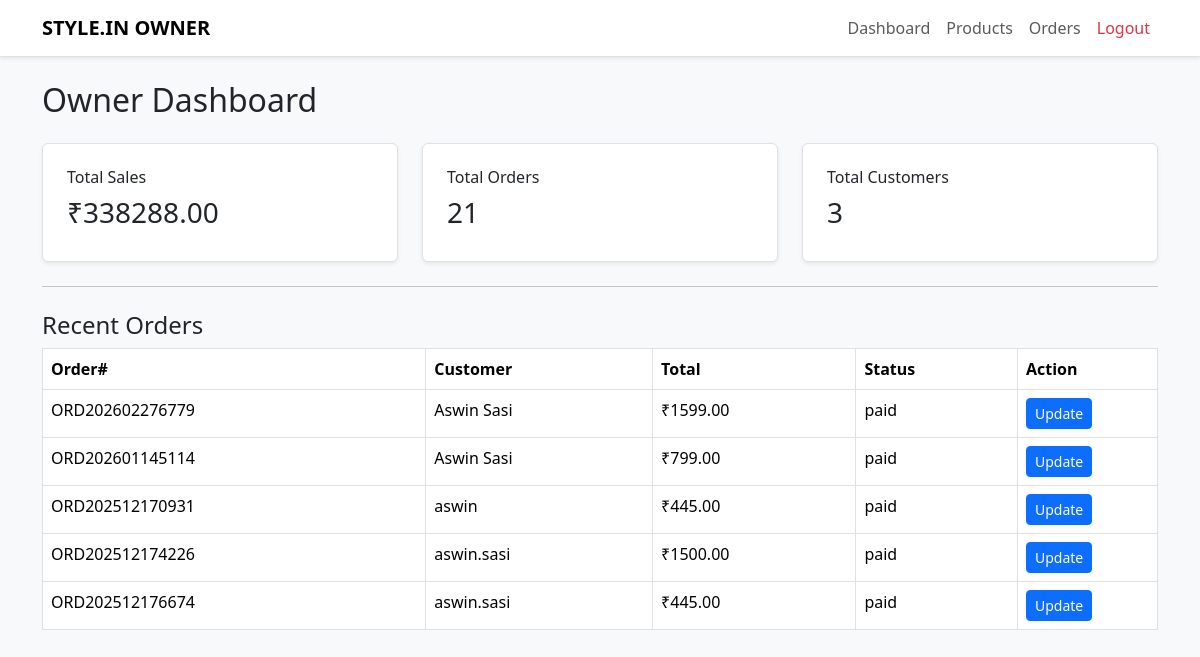
The page /owner/ (signed in) on the database its author committed.
### store/models.py (models this page shows, shortened)
class Order(models.Model):
    STATUS_CHOICES = [
        ('pending', 'Pending'),
        ('packed', 'Packed'),
        ('shipped', 'Shipped'),
        ('out_for_delivery', 'Out for Delivery'),
        ('delivered', 'Delivered'),
        ('cancelled', 'Cancelled'),
    ]
    id = models.UUIDField(primary_key=True, default=uuid.uuid4, editable=False)
    user = models.ForeignKey(User, on_delete=models.SET_NULL, null=True, blank=True)
    order_number = models.CharField(max_length=32, unique=True)
    customer_name = models.CharField(max_length=255)
    customer_email = models.EmailField()
    customer_phone = models.CharField(max_length=50)
    shipping_address = models.TextField()
    total_amount = models.DecimalField(max_digits=12, decimal_places=2)
    payment_method = models.CharField(max_length=50, default='cod')
    status = models.CharField(max_length=20, choices=STATUS_CHOICES, default='pending')
    cancel_reason = models.CharField(max_length=255, blank=True, null=True)
    created_at = models.DateTimeField(default=timezone.now)
    updated_at = models.DateTimeField(auto_now=True)

### owner/views.py (the view)
    def wrapper(request, *args, **kwargs):
        if not request.user.is_authenticated or request.user.email != OWNER_EMAIL:
            return redirect("store:home")
        return function(request, *args, **kwargs)

### owner/views.py (called while the page is built)
def owner_only(function):
    def wrapper(request, *args, **kwargs):
        if not request.user.is_authenticated or request.user.email != OWNER_EMAIL:
            return redirect("store:home")
        return function(request, *args, **kwargs)
    return wrapper

@login_required
@owner_only
def dashboard(request):
    orders = Order.objects.all()
    total_sales = sum(o.total_amount for o in orders)
    total_orders = orders.count()
    total_customers = Order.objects.values("customer_email").distinct().count()
    recent_orders = orders.order_by("-created_at")[:5]
    return render(request, "owner/dashboard.html", {
        "total_sales": total_sales,
        "total_orders": total_orders,
        "total_customers": total_customers,
        "recent_orders": recent_orders
    })

### owner/templates/owner/dashboard.html
{% extends "owner/base_owner.html" %}
{% block content %}
<h2 class="mb-4">Owner Dashboard</h2>
<div class="row g-4">
    <div class="col-md-4">
        <div class="p-4 rounded border bg-white shadow-sm">
            <h6>Total Sales</h6>
            <h3>₹{{ total_sales }}</h3>
        </div>
    </div>
    <div class="col-md-4">
        <div class="p-4 rounded border bg-white shadow-sm">
            <h6>Total Orders</h6>
            <h3>{{ total_orders }}</h3>
        </div>
    </div>
    <div class="col-md-4">
        <div class="p-4 rounded border bg-white shadow-sm">
            <h6>Total Customers</h6>
            <h3>{{ total_customers }}</h3>
        </div>
    </div>
</div>
<hr class="my-4">
<h4>Recent Orders</h4>
<table class="table table-bordered bg-white">
    <thead>
        <tr>
            <th>Order#</th>
            <th>Customer</th>
            <th>Total</th>
            <th>Status</th>
            <th width="140">Action</th>
        </tr>
    </thead>
    <tbody>
    {% for o in recent_orders %}
        <tr>
            <td>{{ o.order_number }}</td>
            <td>{{ o.customer_name }}</td>
            <td>₹{{ o.total_amount }}</td>
            <td>{{ o.status }}</td>
            <td>
                <a href="{% url 'owner:update_order' o.id %}" class="btn btn-sm btn-primary">Update</a>
            </td>
        </tr>
    {% empty %}
        <tr><td colspan="5" class="text-center">No recent orders.</td></tr>
    {% endfor %}
    </tbody>
</table>
{% endblock %}

### rows shown on the page
Order: order_number "ORD202602276779", customer_name "Aswin Sasi", total_amount "1599.00", status "paid"
Order: order_number "ORD202601145114", customer_name "Aswin Sasi", total_amount "799.00", status "paid"
Order: order_number "ORD202512170931", customer_name "aswin", total_amount "445.00", status "paid"
Order: order_number "ORD202512174226", customer_name "aswin.sasi", total_amount "1500.00", status "paid"
Order: order_number "ORD202512176674", customer_name "aswin.sasi", total_amount "445.00", status "paid"

### other values the page prints
{{ total_sales }} "338288.00"
{{ total_orders }} "21"
{{ total_customers }} "3"
